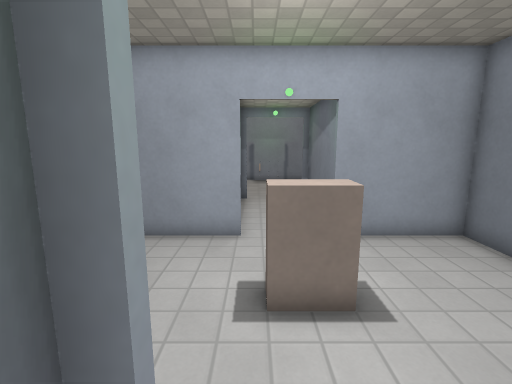
view 1 (above)

16 first-person views from a walk through a Godot game level. The camera is 1.5 m above the floor, tilts 10° down and sees 85° across. The floor is counted in squares, 0.5 m on a side. Each view is taken from the middle of a square. On the plan, view 1 faces up. The plan holds only what a view shows up to about 20 squares ahead; the rest is blank. Surface patterns are stand-ins for the level's own textures.

view 2
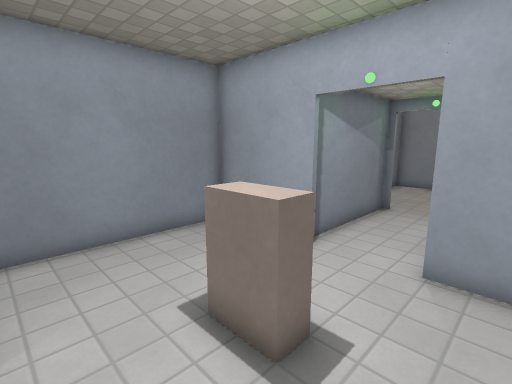

view 3
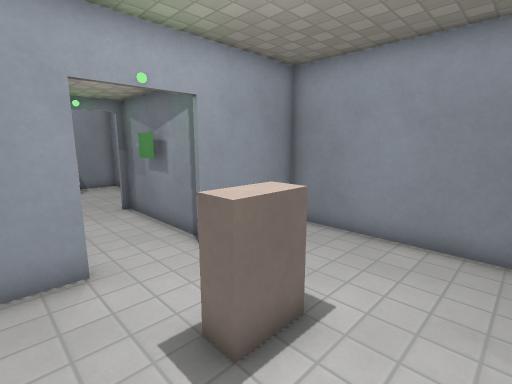

view 4
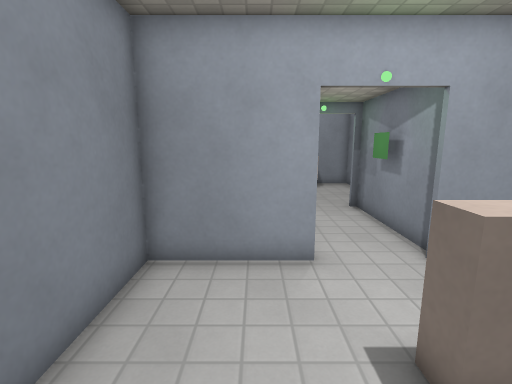

view 5
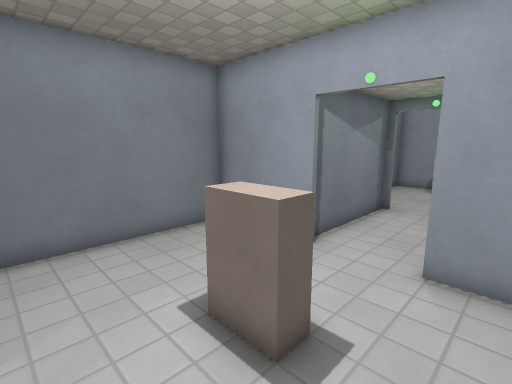

view 6
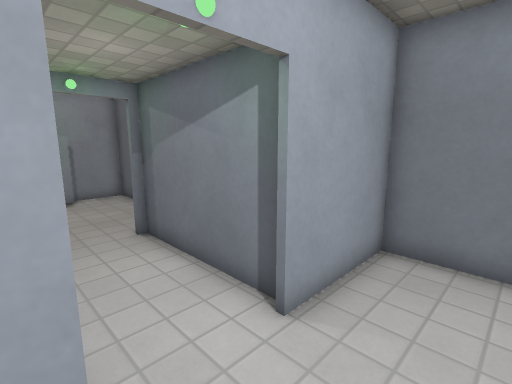

view 7
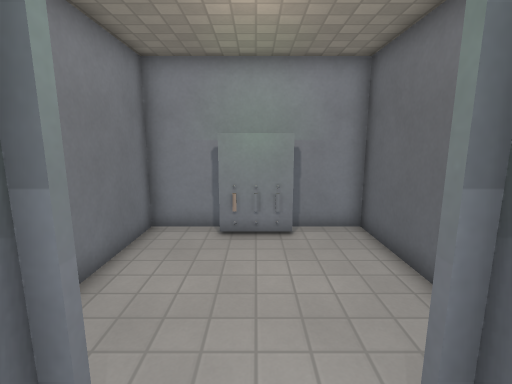

view 8
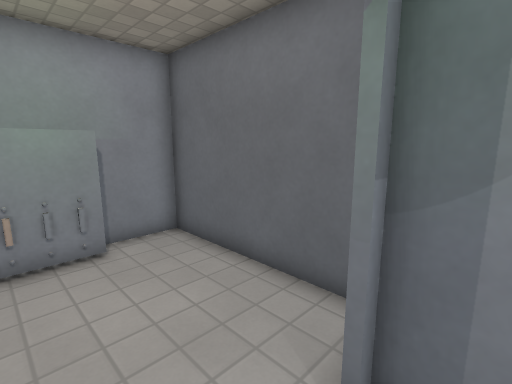

view 9
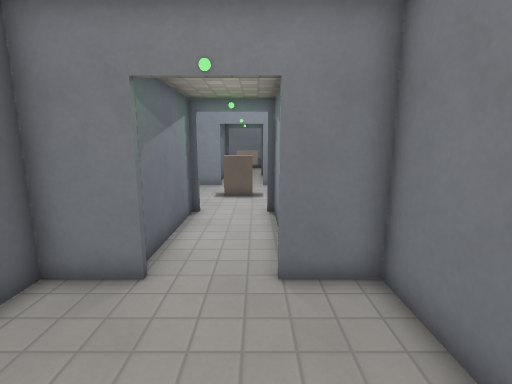

view 10
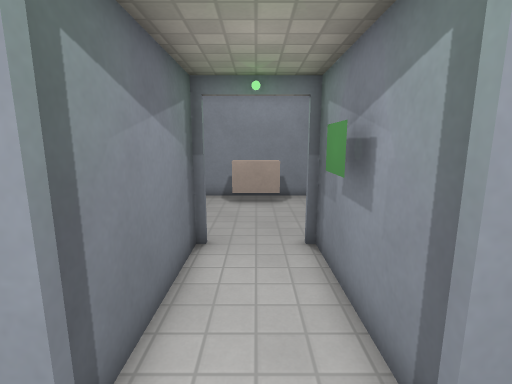

view 11
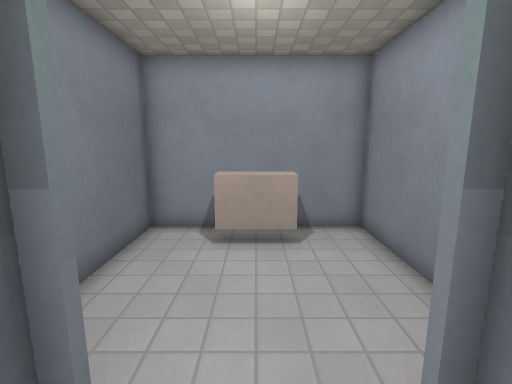

view 12
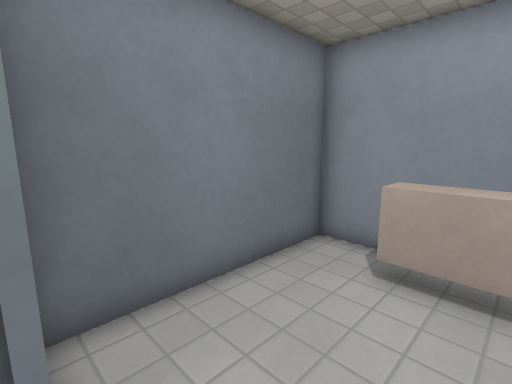

view 13
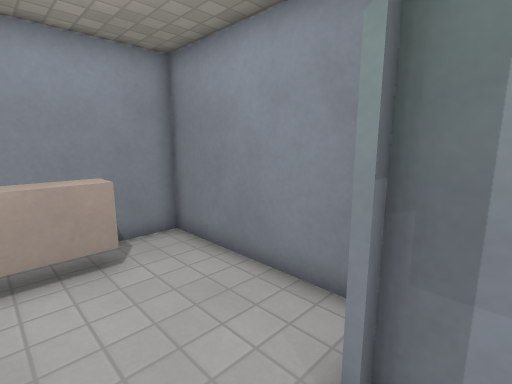

view 14
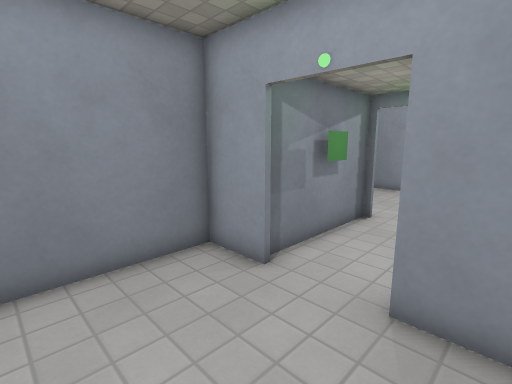

view 15
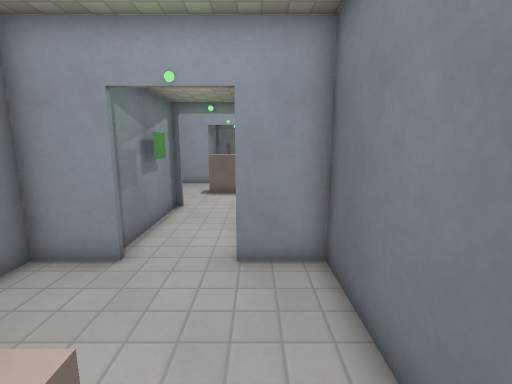

view 16
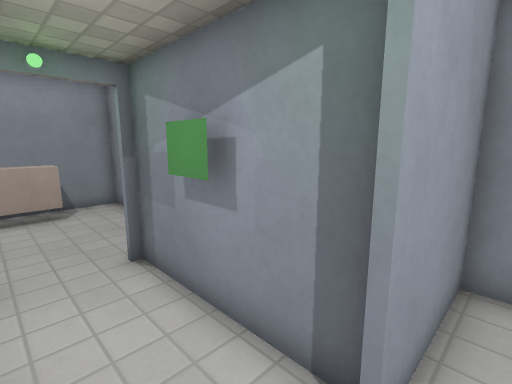

### Floor plan
Points are (right, up) in squares from view 1. A wall is a line through its corners. A room is listed if a view was taken in it or the views show most of it. See-through windows are left out.
Room 1 (views 1, 2, 3, 4, 5, 6, 10, 11, 12, 13, 16)
walls: (2.4, 1.2) (6.8, 1.2) (6.8, 8.8) (2.5, 8.8); (-0.8, 1) (-0.8, -5); (-0.5, -1.4) (-0.5, -2.6); (-0.4, 8.8) (-4.8, 8.8) (-4.8, 1.2) (-0.5, 1.2); (2.8, -5) (2.8, 0.6)
ways out: opening at (1, 9) to room 2; opening at (1, -5.3) to room 3
objects: other object (0, 5) to (2, 5)
Room 2 (views 7, 8, 9)
walls: (2.4, 15.2) (4.8, 15.2) (4.8, 22.8) (-2.8, 22.8) (-2.8, 15.2) (-0.5, 15.2); (-0.8, 15) (-0.8, 9); (2.2, 21.9) (0.4, 21.9); (2.8, 9) (2.8, 15)
ways out: opening at (1, 9) to room 1
objects: other object (0, 22)
Room 3 (views 14, 15)
walls: (-0.4, -5.2) (-2.8, -5.2) (-2.8, -12.8) (4.8, -12.8) (4.8, -5.2) (2.5, -5.2)
ways out: opening at (1, -5.3) to room 1
objects: other object (0, -12) to (2, -11)

Where each view was taken, in squares from view 1:
view 1: 0 up, 0 right, facing up
view 2: 2 up, 4 right, facing up-left
view 3: 8 up, 4 right, facing down-left
view 4: 8 up, 4 right, facing down
view 5: 8 up, 2 left, facing down-right
view 6: 6 up, 1 left, facing up-right
view 7: 13 up, 1 right, facing up
view 8: 14 up, 0 right, facing up-right
view 9: 21 up, 0 right, facing down
view 10: 3 up, 1 right, facing down
view 11: 3 down, 1 right, facing down
view 12: 5 down, 0 right, facing down-right
view 13: 4 down, 2 right, facing down-left
view 14: 10 down, 4 right, facing up-left
view 15: 12 down, 3 right, facing up
view 16: 2 up, 2 right, facing down-left
